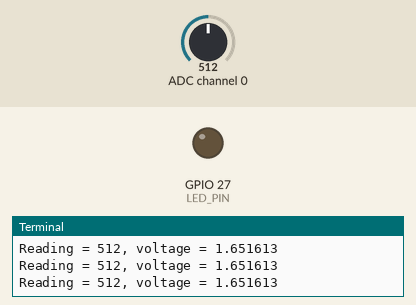
Recording of a program running on a simulated Raspberry Pi (BCM pin numbers). On the bench: output pins drawn as LEDs (lit = HIGH), the last lines printed to the terminal. The inputs (shaded band) are chosen by the test bench; at power-on: ADC channel 0 = 512 (analog values on the 0–1023 scale).

Above: at 1.2 s.
1.3 s: ADC channel 0 set to 503
At 2.7 s:
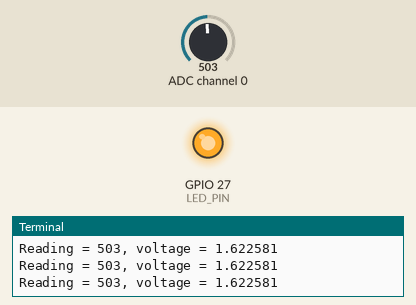
3.0 s: ADC channel 0 set to 522
At 3.9 s:
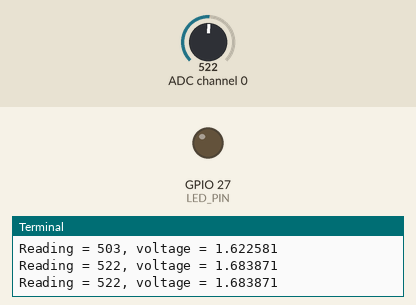
4.5 s: ADC channel 0 set to 511
At 5.0 s:
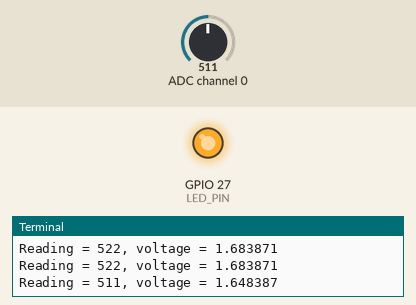
Timing chart, 0 to 7.5 s (numbered marks = the images above; inputs shaded):
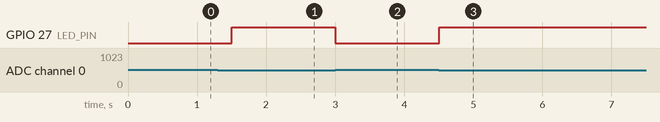

Measured:
- the behaviour switches between 512 and 511 on ADC channel 0 (found by bisection; images 0 and 1)
- after the input at 1.3 s, GPIO 27 (LED_PIN): LOW → HIGH after 0.20 s
- after the input at 3.0 s, GPIO 27 (LED_PIN): HIGH → LOW at once
- after the input at 4.5 s, GPIO 27 (LED_PIN): LOW → HIGH at once

The program:

potentionmeter.py
```python
import spidev
import time
import RPi.GPIO as GPIO

spi = spidev.SpiDev()
spi.open(0, 0)

spi.max_speed_hz = 1000000

LED_PIN = 27

GPIO.setmode(GPIO.BCM)
GPIO.setup(LED_PIN, GPIO.OUT)


def analog_read(channel):
  ret = spi.xfer2([1, (channel + 8) << 4, 0])
  adc_out = ((ret[1] & 3) << 8) + ret[2]
  return adc_out

try:
    while True:
        reading = analog_read(0)
        if reading < 512:
          GPIO.output(LED_PIN, 1)
        else:
          GPIO.output(LED_PIN, 0)
        voltage = reading * 3.3 / 1023
        print("Reading = %d, voltage = %f" % (reading, voltage))
        time.sleep(0.5)
finally:
    spi.close()
```
